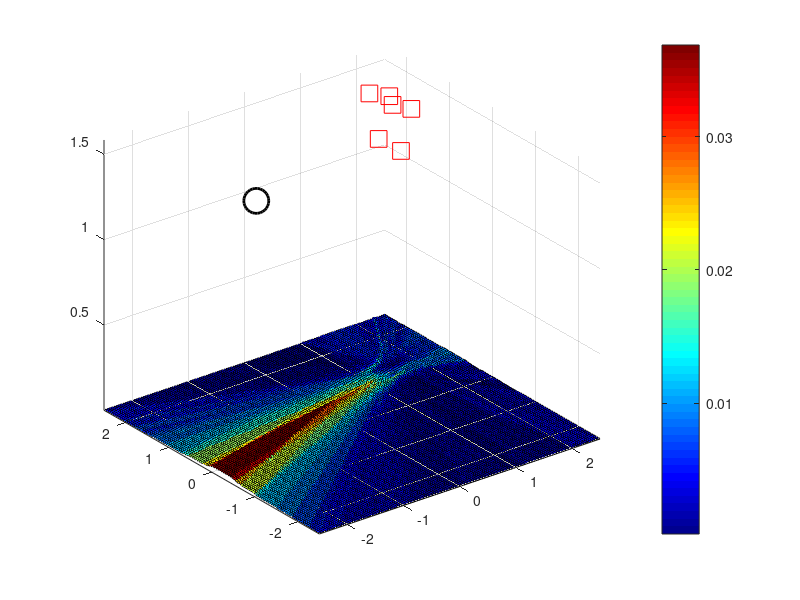

Here is the MATLAB script that generated this plot: (Note: this script raises an error after producing the figure.)

% Plots the series of images

clear;    
load('testdata.mat');

% Set common scale for plots
for aa = 1:vars.N
    maximums(aa) = max(im{aa}(:));
    minimums(aa) = min(im{aa}(:));
end
zmax = max(maximums);
zmin = min(minimums);

for aa = 1:vars.N
%%%% Plot
figure(1);
h = surf(vars.gridax{1},vars.gridax{2}, im{aa});
peakVal = max(max(im{aa})); % Used to test convergence
colormap(jet); colorbar; axis('xy');
axis([vars.froom(1,1)-.25, vars.froom(1,2)+.25, vars.froom(2,1)-.25, vars.froom(2,2)+.25]);
hold on;
%  Mark coherenet noise positions
%       plot(sigposn(1,:),sigposn(2,:),'xb','MarkerSize', 18,'LineWidth', 2);  %  Coherent noise
%  Mark actual target positions  
sourceplot = plot3(vars.sigpos(1,:),vars.sigpos(2,:),ones(vars.sigtot)*1.5,'ok', 'MarkerSize', 18,'LineWidth', 2);
%  Mark microphone positions
micplot = plot3(vars.mposplat{aa}(1,:),vars.mposplat{aa}(2,:),vars.mposplat{aa}(3,:),'sr','MarkerSize', 12);
axis('tight');

for iii = 1:localvars.value{2} % Label Platform numbers
    vars.platcenters{aa}(iii,:) = mjs_platform(iii).getCenter();
    platlabs{aa}(iii) = text(vars.platcenters{aa}(iii,1),vars.platcenters{aa}(iii,2)+0.5,vars.platcenters{aa}(iii,3), ['Pl', int2str(iii)], 'HorizontalAlignment', 'center');
end
for kn=1:length(vars.mposplat{aa}(1,:)) % Label microphones
    miclabs{kn} = text(vars.mposplat{aa}(1,kn),vars.mposplat{aa}(2,kn),vars.mposplat{aa}(3,kn), int2str(kn), 'HorizontalAlignment', 'center');
end

    % Draw Room walls
plot([vars.vn(1,:), vars.vn(1,1)],[vars.vn(2,:), vars.vn(2,1)],'k--')
% Label Plot
xlabel('Xaxis Meters')
ylabel('Yaxis Meters')
title({['SRP image (Mics at squares,'],[' Target in circle, Noise sources at Xs']} )
hold off    

vars.currentImageIndex = aa;
limits = axis;
caxis([zmin zmax]);
axis([limits(1:4),zmin, 1.8]);
view(2);

pause(1);
end